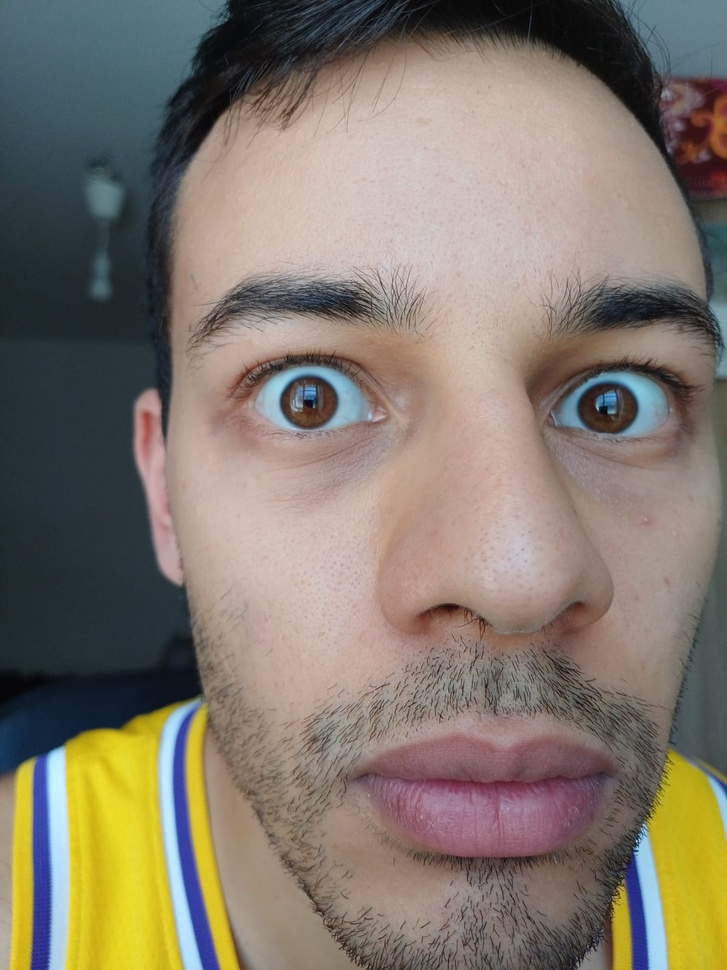
#> input picture images/2.jpeg, 727 x 970 px, shrunk from 1200 x 1600 before the run
$ python iris_detection.py
#> lines starting #> are read from the running program, lines starting #| are printed output that depends on the picture; after the words box and inside, x2 and y2 are one past the last pixel; in counts of white or black regions, pixels touching at a corner belong together
### utils/detection.py
import cv2
import matplotlib.pyplot as plt
import numpy as np

def get_largest_detection(detections):
    """Return the largest detected region based on area."""
    if not detections.any():
        return None
    return max(detections, key=lambda rect: rect[2] * rect[3])

def crop_image(largest_eye, image):
    """Return a cropped image based on the pixel location of largest_eye."""
    if largest_eye is not None:
        ex, ey, ew, eh = largest_eye
        # Draw a rectangle around the detected eye
        cv2.rectangle(image, (ex, ey), (ex + ew, ey + eh), (0, 255, 0), 2)
        eye_img = image[ey:ey+eh, ex:ex+ew]

    else:
        print("No eye detected")
    return eye_img

def morphological_reconstruction(marker, mask):
    """Perform morphological reconstruction on the given marker using the mask."""
    kernel = np.ones((3, 3), np.uint8)
    while True:
        dilation = cv2.dilate(marker, kernel, iterations=1)
        plt.imshow(dilation)
        temp = cv2.min(dilation, mask)
        if np.array_equal(marker, temp):
            return marker
        marker = temp

# [55 lines left out: functions remove_overlapping_circles, extract_circle_opencv, approximate_pupil_circle, calculate_circularity, not called in this run]

### iris_detection.py
import cv2
import matplotlib.pyplot as plt
import numpy as np
#from pupil_detectors import Detector2D
#from PIL import Image
from utils.detection import *

# 1 Load the image
img = cv2.imread("images/2.jpeg") # image (3 channels)
#> img is the input picture: shape (970, 727, 3); mean B, G, R 108.7, 120.9, 130.8
image = cv2.cvtColor(img, cv2.COLOR_RGB2GRAY) # image 1 channels
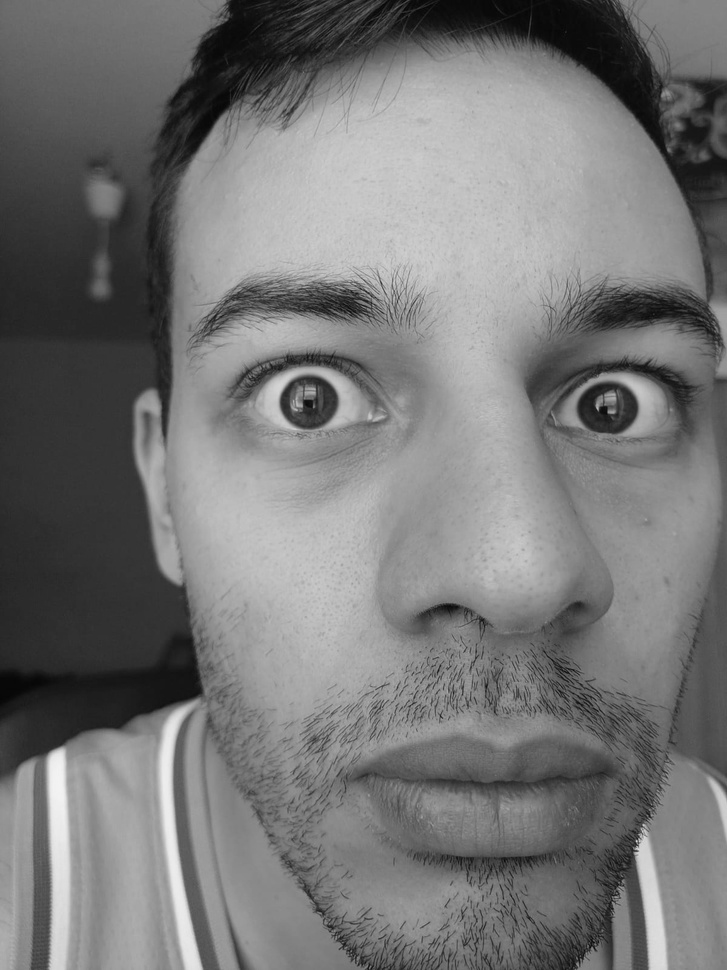
#> image: shape (970, 727); min 4, max 243, mean 118.4
# pixels = np.array(image) # pixels is an array of the image
# h, w = pixels.shape
#2. Plot the image
# print(img.shape, image.shape)

# 2. Detect eye
# Create an instance of the cascade classifier
eye_cascade = cv2.CascadeClassifier(cv2.data.haarcascades + 'haarcascade_eye.xml')
# detect eye
eyes = eye_cascade.detectMultiScale(image, scaleFactor=1.05)
#> eyes = [[404, 844, 29, 29], [452, 602, 26, 26], [470, 777, 21, 21], [536, 847, 23, 23], [546, 844, 28, 28], [555, 590, 42, 42], [519, 322, 164, 164], [207, 305, 190, 190]]
largest_eye = get_largest_detection(eyes)
#> largest_eye = [207, 305, 190, 190]
eye_img = crop_image(largest_eye, img)
#> in crop_image, `ex, ey, ew, eh = largest_eye`: ex = 207; ey = 305; ew = 190
#> in crop_image, `eye_img = image[ey:ey+eh, ex:ex+ew]`:
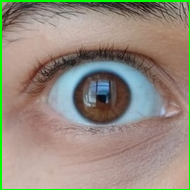
#> eye_img: shape (190, 190, 3); mean B, G, R 126.2, 139.7, 148.7
# gray = cv2.equalizeHist(image)
# TO DO:
# detect other eye as well

# 3. extract red channel
red_channel = eye_img[:, :, 2]
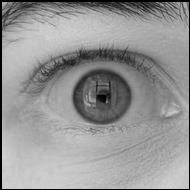
#> red_channel: shape (190, 190); min 0, max 212, mean 148.7
# create a binary mask to detect iris
_, binary_mask = cv2.threshold(red_channel, 0, 255, cv2.THRESH_BINARY + cv2.THRESH_OTSU)  # 200 is a sample threshold, adjust as needed
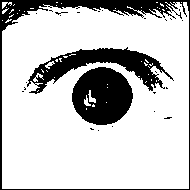
#> binary_mask: shape (190, 190); 78.1% white; 27 black regions (24 under 20 px), largest, box (x1, y1, x2, y2) and area: (0, 0, 190, 190) 2779, (72, 67, 133, 125) 2626, (27, 47, 174, 94) 2414

# Perform morphological reconstruction
# erosion
marker = cv2.erode(red_channel, np.ones((3, 3), np.uint8), iterations=10)
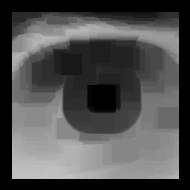
#> marker: shape (190, 190); min 0, max 193, mean 80.4
# dilation
reconstructed_red_channel = morphological_reconstruction(marker, red_channel) # binary mask
#> in morphological_reconstruction, `dilation = cv2.dilate(marker, kernel, iterations=1)`:
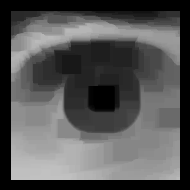
#> dilation: shape (190, 190); min 0, max 193, mean 85.4

# plt.imshow(reconstructed_red_channel)
# plt.show()

circles = cv2.HoughCircles(reconstructed_red_channel, cv2.HOUGH_GRADIENT, dp=1, minDist=1, param1=50, param2=40, minRadius=15, maxRadius=50)
print("circles ", circles)
if circles is not None:
    circles = np.round(circles[0, :]).astype("int")
    circles = remove_overlapping_circles(circles)
    for (x, y, r) in circles:
        cv2.circle(reconstructed_red_channel, (x, y), r, (0, 255, 0), 4)

    # Display the image with detected circles
    plt.imshow(reconstructed_red_channel)
    plt.show()
    plt.title('Detected iris')
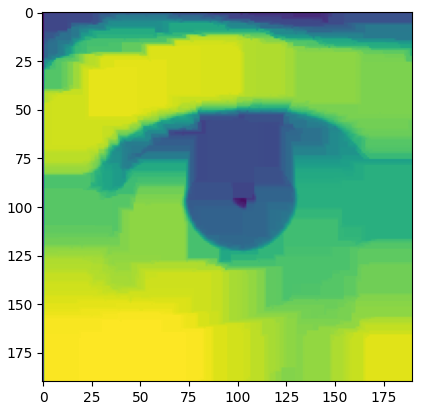
#> figure drawn by matplotlib, 1 panel

$ run again, with images/img2.jpg copied over images/2.jpeg
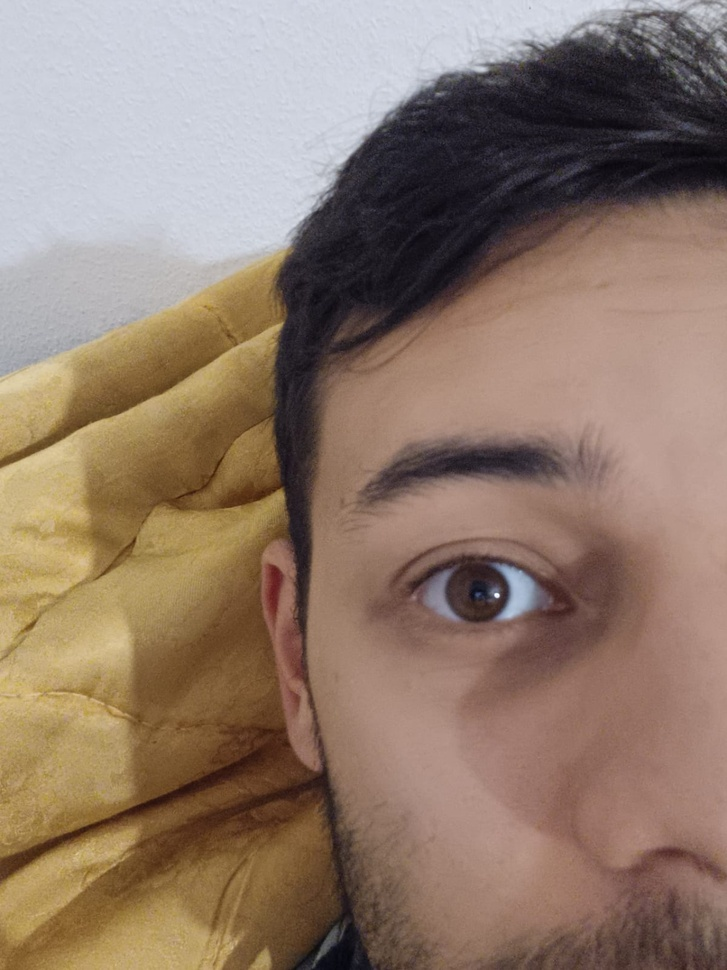
#> input picture images/img2.jpg, 727 x 970 px, shrunk from 1199 x 1599 before the run
#> img is the input picture: shape (970, 727, 3); mean B, G, R 107.6, 122.5, 143.8
#> eyes = [[367, 485, 215, 215]]
#> largest_eye = [367, 485, 215, 215]
#> ex = 367; ey = 485; ew = 215
#> `_, binary_mask = cv2.threshold(red_channel, 0, 255, cv2.THRESH_BINARY ..`:
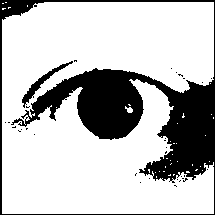
#> binary_mask: shape (215, 215); 75.1% white; 32 black regions (30 under 20 px), largest, box (x1, y1, x2, y2) and area: (0, 0, 215, 215) 11096, (22, 61, 73, 108) 345
#> `plt.title('Detected iris')`:
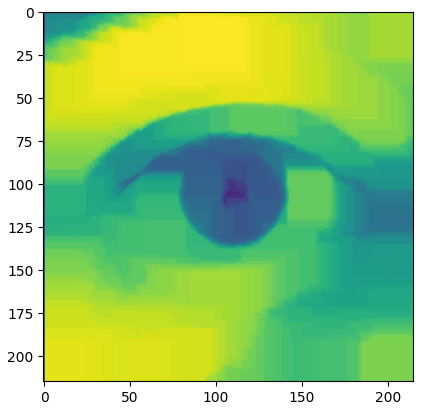
#> figure drawn by matplotlib, 1 panel
